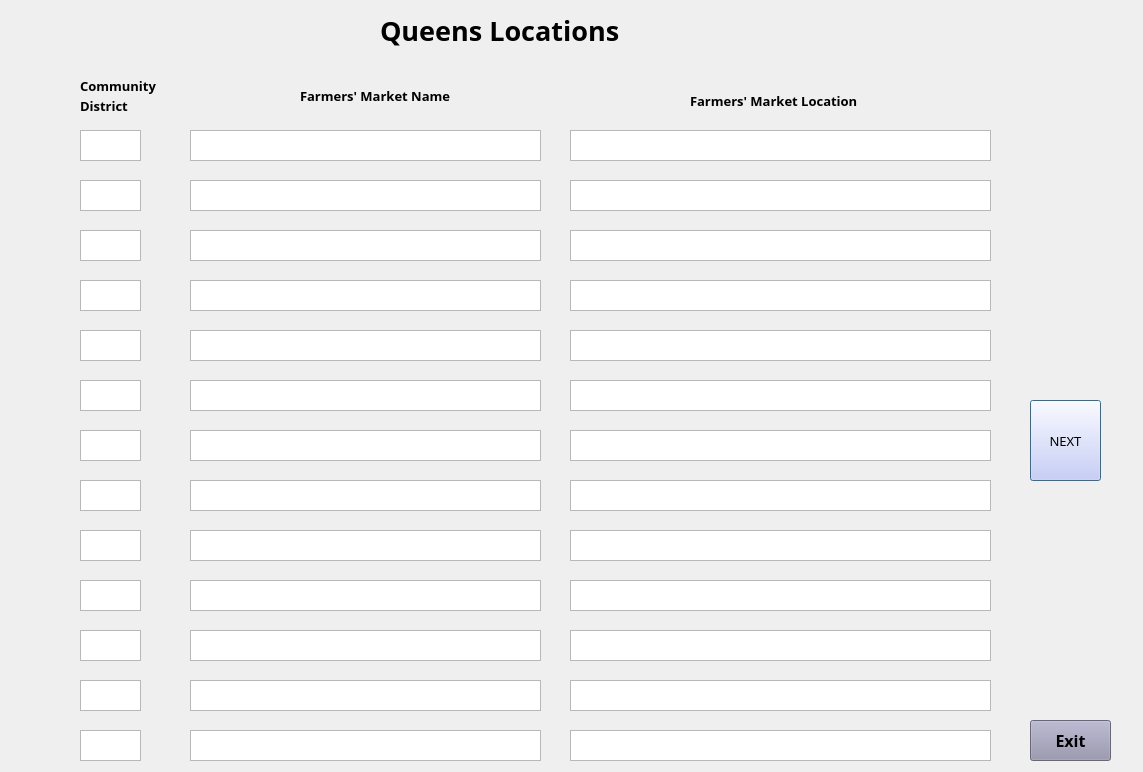
<?xml version="1.0" encoding="UTF-8"?>
<ui version="4.0">
 <class>queens</class>
 <widget class="QDialog" name="queens">
  <property name="geometry">
   <rect>
    <x>0</x>
    <y>0</y>
    <width>1143</width>
    <height>772</height>
   </rect>
  </property>
  <property name="windowTitle">
   <string>Dialog</string>
  </property>
  <widget class="QPushButton" name="pushButton">
   <property name="geometry">
    <rect>
     <x>1030</x>
     <y>400</y>
     <width>71</width>
     <height>81</height>
    </rect>
   </property>
   <property name="font">
    <font>
     <family>Rockwell</family>
     <pointsize>10</pointsize>
    </font>
   </property>
   <property name="styleSheet">
    <string notr="true">background-color: rgb(206, 202, 255);</string>
   </property>
   <property name="text">
    <string>NEXT</string>
   </property>
  </widget>
  <widget class="QTextBrowser" name="DisText8">
   <property name="geometry">
    <rect>
     <x>80</x>
     <y>480</y>
     <width>61</width>
     <height>31</height>
    </rect>
   </property>
   <property name="styleSheet">
    <string notr="true">font: 10pt &quot;Rockwell&quot;;</string>
   </property>
  </widget>
  <widget class="QTextBrowser" name="LocText11">
   <property name="geometry">
    <rect>
     <x>570</x>
     <y>630</y>
     <width>421</width>
     <height>31</height>
    </rect>
   </property>
   <property name="styleSheet">
    <string notr="true">font: 9pt &quot;Rockwell&quot;;</string>
   </property>
  </widget>
  <widget class="QTextBrowser" name="NameText13">
   <property name="geometry">
    <rect>
     <x>190</x>
     <y>730</y>
     <width>351</width>
     <height>31</height>
    </rect>
   </property>
   <property name="styleSheet">
    <string notr="true">font: 9pt &quot;Rockwell&quot;;</string>
   </property>
  </widget>
  <widget class="QLabel" name="label">
   <property name="geometry">
    <rect>
     <x>380</x>
     <y>0</y>
     <width>301</width>
     <height>61</height>
    </rect>
   </property>
   <property name="font">
    <font>
     <family>Rockwell</family>
     <pointsize>20</pointsize>
     <weight>75</weight>
     <bold>true</bold>
    </font>
   </property>
   <property name="text">
    <string>Queens Locations</string>
   </property>
  </widget>
  <widget class="QTextBrowser" name="NameText6">
   <property name="geometry">
    <rect>
     <x>190</x>
     <y>380</y>
     <width>351</width>
     <height>31</height>
    </rect>
   </property>
   <property name="styleSheet">
    <string notr="true">font: 9pt &quot;Rockwell&quot;;</string>
   </property>
  </widget>
  <widget class="QTextBrowser" name="NameText8">
   <property name="geometry">
    <rect>
     <x>190</x>
     <y>480</y>
     <width>351</width>
     <height>31</height>
    </rect>
   </property>
   <property name="styleSheet">
    <string notr="true">font: 9pt &quot;Rockwell&quot;;</string>
   </property>
  </widget>
  <widget class="QTextBrowser" name="NameText3">
   <property name="geometry">
    <rect>
     <x>190</x>
     <y>230</y>
     <width>351</width>
     <height>31</height>
    </rect>
   </property>
   <property name="styleSheet">
    <string notr="true">font: 9pt &quot;Rockwell&quot;;</string>
   </property>
  </widget>
  <widget class="QTextBrowser" name="DisText10">
   <property name="geometry">
    <rect>
     <x>80</x>
     <y>580</y>
     <width>61</width>
     <height>31</height>
    </rect>
   </property>
   <property name="styleSheet">
    <string notr="true">font: 10pt &quot;Rockwell&quot;;</string>
   </property>
  </widget>
  <widget class="QTextBrowser" name="NameText7">
   <property name="geometry">
    <rect>
     <x>190</x>
     <y>430</y>
     <width>351</width>
     <height>31</height>
    </rect>
   </property>
   <property name="styleSheet">
    <string notr="true">font: 9pt &quot;Rockwell&quot;;</string>
   </property>
  </widget>
  <widget class="QTextBrowser" name="LocText5">
   <property name="geometry">
    <rect>
     <x>570</x>
     <y>330</y>
     <width>421</width>
     <height>31</height>
    </rect>
   </property>
   <property name="styleSheet">
    <string notr="true">font: 9pt &quot;Rockwell&quot;;</string>
   </property>
  </widget>
  <widget class="QTextBrowser" name="DisText1">
   <property name="geometry">
    <rect>
     <x>80</x>
     <y>130</y>
     <width>61</width>
     <height>31</height>
    </rect>
   </property>
   <property name="styleSheet">
    <string notr="true">font: 10pt &quot;Rockwell&quot;;</string>
   </property>
  </widget>
  <widget class="QTextBrowser" name="DisText4">
   <property name="geometry">
    <rect>
     <x>80</x>
     <y>280</y>
     <width>61</width>
     <height>31</height>
    </rect>
   </property>
   <property name="styleSheet">
    <string notr="true">font: 10pt &quot;Rockwell&quot;;</string>
   </property>
  </widget>
  <widget class="QTextBrowser" name="NameText12">
   <property name="geometry">
    <rect>
     <x>190</x>
     <y>680</y>
     <width>351</width>
     <height>31</height>
    </rect>
   </property>
   <property name="styleSheet">
    <string notr="true">font: 9pt &quot;Rockwell&quot;;</string>
   </property>
  </widget>
  <widget class="QTextBrowser" name="NameText4">
   <property name="geometry">
    <rect>
     <x>190</x>
     <y>280</y>
     <width>351</width>
     <height>31</height>
    </rect>
   </property>
   <property name="styleSheet">
    <string notr="true">font: 9pt &quot;Rockwell&quot;;</string>
   </property>
  </widget>
  <widget class="QTextBrowser" name="DisText7">
   <property name="geometry">
    <rect>
     <x>80</x>
     <y>430</y>
     <width>61</width>
     <height>31</height>
    </rect>
   </property>
   <property name="styleSheet">
    <string notr="true">font: 10pt &quot;Rockwell&quot;;</string>
   </property>
  </widget>
  <widget class="QTextBrowser" name="LocText8">
   <property name="geometry">
    <rect>
     <x>570</x>
     <y>480</y>
     <width>421</width>
     <height>31</height>
    </rect>
   </property>
   <property name="styleSheet">
    <string notr="true">font: 9pt &quot;Rockwell&quot;;</string>
   </property>
  </widget>
  <widget class="QTextBrowser" name="LocText1">
   <property name="geometry">
    <rect>
     <x>570</x>
     <y>130</y>
     <width>421</width>
     <height>31</height>
    </rect>
   </property>
   <property name="styleSheet">
    <string notr="true">font: 9pt &quot;Rockwell&quot;;</string>
   </property>
  </widget>
  <widget class="QTextBrowser" name="LocText10">
   <property name="geometry">
    <rect>
     <x>570</x>
     <y>580</y>
     <width>421</width>
     <height>31</height>
    </rect>
   </property>
   <property name="styleSheet">
    <string notr="true">font: 9pt &quot;Rockwell&quot;;</string>
   </property>
  </widget>
  <widget class="QTextBrowser" name="LocText6">
   <property name="geometry">
    <rect>
     <x>570</x>
     <y>380</y>
     <width>421</width>
     <height>31</height>
    </rect>
   </property>
   <property name="styleSheet">
    <string notr="true">font: 9pt &quot;Rockwell&quot;;</string>
   </property>
  </widget>
  <widget class="QTextBrowser" name="NameText1">
   <property name="geometry">
    <rect>
     <x>190</x>
     <y>130</y>
     <width>351</width>
     <height>31</height>
    </rect>
   </property>
   <property name="styleSheet">
    <string notr="true">font: 9pt &quot;Rockwell&quot;;</string>
   </property>
  </widget>
  <widget class="QTextBrowser" name="DisText9">
   <property name="geometry">
    <rect>
     <x>80</x>
     <y>530</y>
     <width>61</width>
     <height>31</height>
    </rect>
   </property>
   <property name="styleSheet">
    <string notr="true">font: 10pt &quot;Rockwell&quot;;</string>
   </property>
  </widget>
  <widget class="QTextBrowser" name="DisText2">
   <property name="geometry">
    <rect>
     <x>80</x>
     <y>180</y>
     <width>61</width>
     <height>31</height>
    </rect>
   </property>
   <property name="styleSheet">
    <string notr="true">font: 10pt &quot;Rockwell&quot;;</string>
   </property>
  </widget>
  <widget class="QTextBrowser" name="LocText9">
   <property name="geometry">
    <rect>
     <x>570</x>
     <y>530</y>
     <width>421</width>
     <height>31</height>
    </rect>
   </property>
   <property name="styleSheet">
    <string notr="true">font: 9pt &quot;Rockwell&quot;;</string>
   </property>
  </widget>
  <widget class="QTextBrowser" name="LocText7">
   <property name="geometry">
    <rect>
     <x>570</x>
     <y>430</y>
     <width>421</width>
     <height>31</height>
    </rect>
   </property>
   <property name="styleSheet">
    <string notr="true">font: 9pt &quot;Rockwell&quot;;</string>
   </property>
  </widget>
  <widget class="QTextBrowser" name="NameText5">
   <property name="geometry">
    <rect>
     <x>190</x>
     <y>330</y>
     <width>351</width>
     <height>31</height>
    </rect>
   </property>
   <property name="styleSheet">
    <string notr="true">font: 9pt &quot;Rockwell&quot;;</string>
   </property>
  </widget>
  <widget class="QTextBrowser" name="LocText4">
   <property name="geometry">
    <rect>
     <x>570</x>
     <y>280</y>
     <width>421</width>
     <height>31</height>
    </rect>
   </property>
   <property name="styleSheet">
    <string notr="true">font: 9pt &quot;Rockwell&quot;;</string>
   </property>
  </widget>
  <widget class="QTextBrowser" name="DisText12">
   <property name="geometry">
    <rect>
     <x>80</x>
     <y>680</y>
     <width>61</width>
     <height>31</height>
    </rect>
   </property>
   <property name="styleSheet">
    <string notr="true">font: 10pt &quot;Rockwell&quot;;</string>
   </property>
  </widget>
  <widget class="QTextBrowser" name="LocText3">
   <property name="geometry">
    <rect>
     <x>570</x>
     <y>230</y>
     <width>421</width>
     <height>31</height>
    </rect>
   </property>
   <property name="styleSheet">
    <string notr="true">font: 9pt &quot;Rockwell&quot;;</string>
   </property>
  </widget>
  <widget class="QTextBrowser" name="DisText11">
   <property name="geometry">
    <rect>
     <x>80</x>
     <y>630</y>
     <width>61</width>
     <height>31</height>
    </rect>
   </property>
   <property name="styleSheet">
    <string notr="true">font: 10pt &quot;Rockwell&quot;;</string>
   </property>
  </widget>
  <widget class="QTextBrowser" name="DisText13">
   <property name="geometry">
    <rect>
     <x>80</x>
     <y>730</y>
     <width>61</width>
     <height>31</height>
    </rect>
   </property>
   <property name="styleSheet">
    <string notr="true">font: 10pt &quot;Rockwell&quot;;</string>
   </property>
  </widget>
  <widget class="QTextBrowser" name="NameText10">
   <property name="geometry">
    <rect>
     <x>190</x>
     <y>580</y>
     <width>351</width>
     <height>31</height>
    </rect>
   </property>
   <property name="styleSheet">
    <string notr="true">font: 9pt &quot;Rockwell&quot;;</string>
   </property>
  </widget>
  <widget class="QTextBrowser" name="NameText9">
   <property name="geometry">
    <rect>
     <x>190</x>
     <y>530</y>
     <width>351</width>
     <height>31</height>
    </rect>
   </property>
   <property name="styleSheet">
    <string notr="true">font: 9pt &quot;Rockwell&quot;;</string>
   </property>
  </widget>
  <widget class="QTextBrowser" name="NameText11">
   <property name="geometry">
    <rect>
     <x>190</x>
     <y>630</y>
     <width>351</width>
     <height>31</height>
    </rect>
   </property>
   <property name="styleSheet">
    <string notr="true">font: 9pt &quot;Rockwell&quot;;</string>
   </property>
  </widget>
  <widget class="QTextBrowser" name="LocText2">
   <property name="geometry">
    <rect>
     <x>570</x>
     <y>180</y>
     <width>421</width>
     <height>31</height>
    </rect>
   </property>
   <property name="styleSheet">
    <string notr="true">font: 9pt &quot;Rockwell&quot;;</string>
   </property>
  </widget>
  <widget class="QTextBrowser" name="DisText6">
   <property name="geometry">
    <rect>
     <x>80</x>
     <y>380</y>
     <width>61</width>
     <height>31</height>
    </rect>
   </property>
   <property name="styleSheet">
    <string notr="true">font: 10pt &quot;Rockwell&quot;;</string>
   </property>
  </widget>
  <widget class="QTextBrowser" name="DisText5">
   <property name="geometry">
    <rect>
     <x>80</x>
     <y>330</y>
     <width>61</width>
     <height>31</height>
    </rect>
   </property>
   <property name="styleSheet">
    <string notr="true">font: 10pt &quot;Rockwell&quot;;</string>
   </property>
  </widget>
  <widget class="QTextBrowser" name="LocText13">
   <property name="geometry">
    <rect>
     <x>570</x>
     <y>730</y>
     <width>421</width>
     <height>31</height>
    </rect>
   </property>
   <property name="styleSheet">
    <string notr="true">font: 9pt &quot;Rockwell&quot;;</string>
   </property>
  </widget>
  <widget class="QTextBrowser" name="DisText3">
   <property name="geometry">
    <rect>
     <x>80</x>
     <y>230</y>
     <width>61</width>
     <height>31</height>
    </rect>
   </property>
   <property name="styleSheet">
    <string notr="true">font: 10pt &quot;Rockwell&quot;;</string>
   </property>
  </widget>
  <widget class="QTextBrowser" name="LocText12">
   <property name="geometry">
    <rect>
     <x>570</x>
     <y>680</y>
     <width>421</width>
     <height>31</height>
    </rect>
   </property>
   <property name="styleSheet">
    <string notr="true">font: 9pt &quot;Rockwell&quot;;</string>
   </property>
  </widget>
  <widget class="QTextBrowser" name="NameText2">
   <property name="geometry">
    <rect>
     <x>190</x>
     <y>180</y>
     <width>351</width>
     <height>31</height>
    </rect>
   </property>
   <property name="styleSheet">
    <string notr="true">font: 9pt &quot;Rockwell&quot;;</string>
   </property>
  </widget>
  <widget class="QLabel" name="label_3">
   <property name="geometry">
    <rect>
     <x>300</x>
     <y>70</y>
     <width>211</width>
     <height>51</height>
    </rect>
   </property>
   <property name="font">
    <font>
     <family>Rockwell</family>
     <pointsize>10</pointsize>
     <weight>75</weight>
     <bold>true</bold>
    </font>
   </property>
   <property name="text">
    <string>Farmers' Market Name</string>
   </property>
  </widget>
  <widget class="QLabel" name="label_4">
   <property name="geometry">
    <rect>
     <x>690</x>
     <y>80</y>
     <width>231</width>
     <height>41</height>
    </rect>
   </property>
   <property name="font">
    <font>
     <family>Rockwell</family>
     <pointsize>10</pointsize>
     <weight>75</weight>
     <bold>true</bold>
    </font>
   </property>
   <property name="text">
    <string>Farmers' Market Location</string>
   </property>
  </widget>
  <widget class="QLabel" name="label_5">
   <property name="geometry">
    <rect>
     <x>80</x>
     <y>90</y>
     <width>111</width>
     <height>31</height>
    </rect>
   </property>
   <property name="font">
    <font>
     <family>Rockwell</family>
     <pointsize>10</pointsize>
     <weight>75</weight>
     <bold>true</bold>
    </font>
   </property>
   <property name="text">
    <string>District</string>
   </property>
  </widget>
  <widget class="QLabel" name="label_2">
   <property name="geometry">
    <rect>
     <x>80</x>
     <y>70</y>
     <width>111</width>
     <height>31</height>
    </rect>
   </property>
   <property name="font">
    <font>
     <family>Rockwell</family>
     <pointsize>10</pointsize>
     <weight>75</weight>
     <bold>true</bold>
    </font>
   </property>
   <property name="text">
    <string>Community</string>
   </property>
  </widget>
  <widget class="QPushButton" name="pushButton_2">
   <property name="geometry">
    <rect>
     <x>1030</x>
     <y>720</y>
     <width>81</width>
     <height>41</height>
    </rect>
   </property>
   <property name="font">
    <font>
     <family>Rockwell</family>
     <pointsize>12</pointsize>
     <weight>75</weight>
     <bold>true</bold>
    </font>
   </property>
   <property name="styleSheet">
    <string notr="true">background-color: rgb(146, 144, 170);</string>
   </property>
   <property name="text">
    <string>Exit</string>
   </property>
  </widget>
 </widget>
 <resources/>
 <connections/>
</ui>
